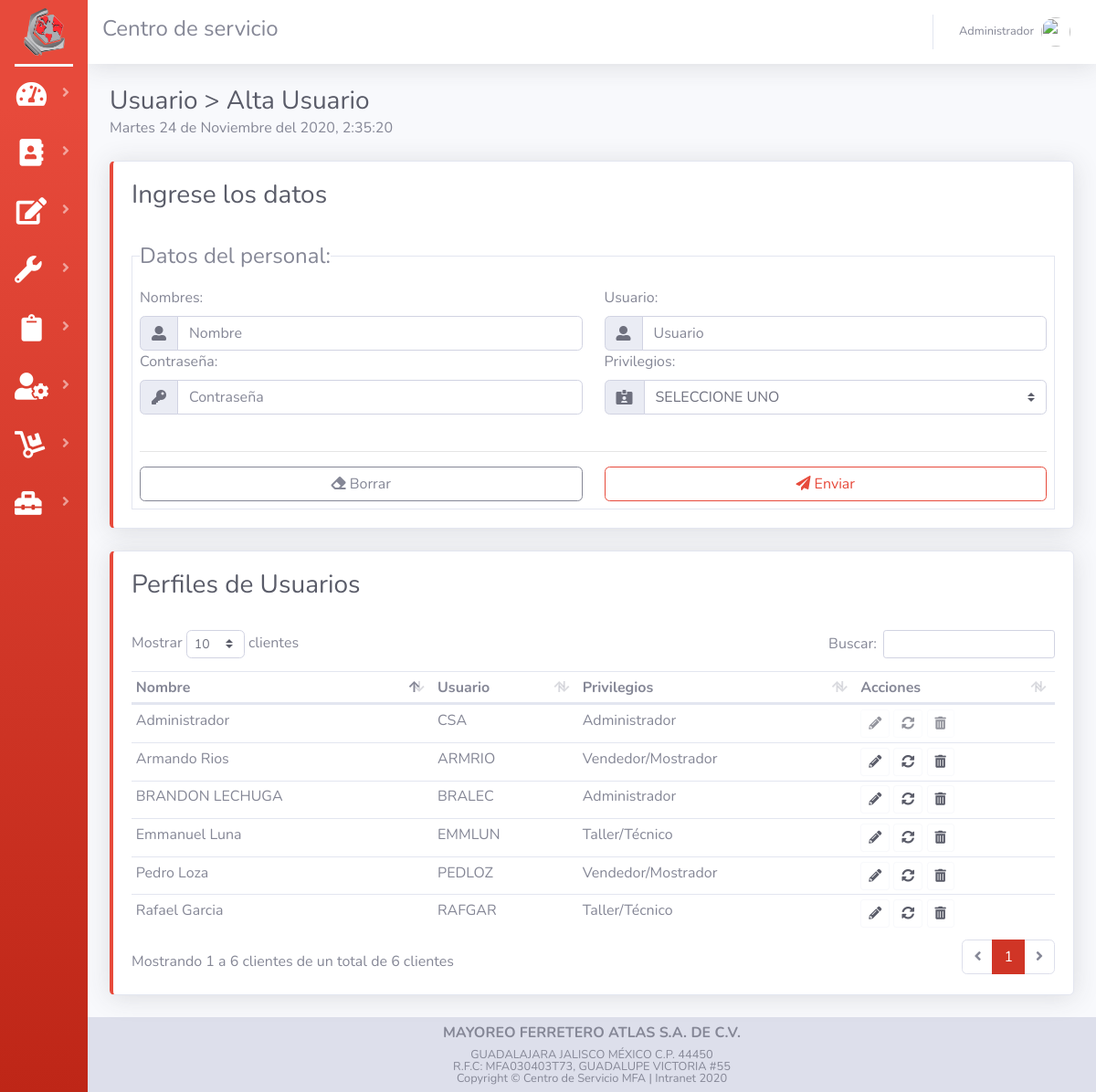
The app's page /usuario.php (signed in), older data.
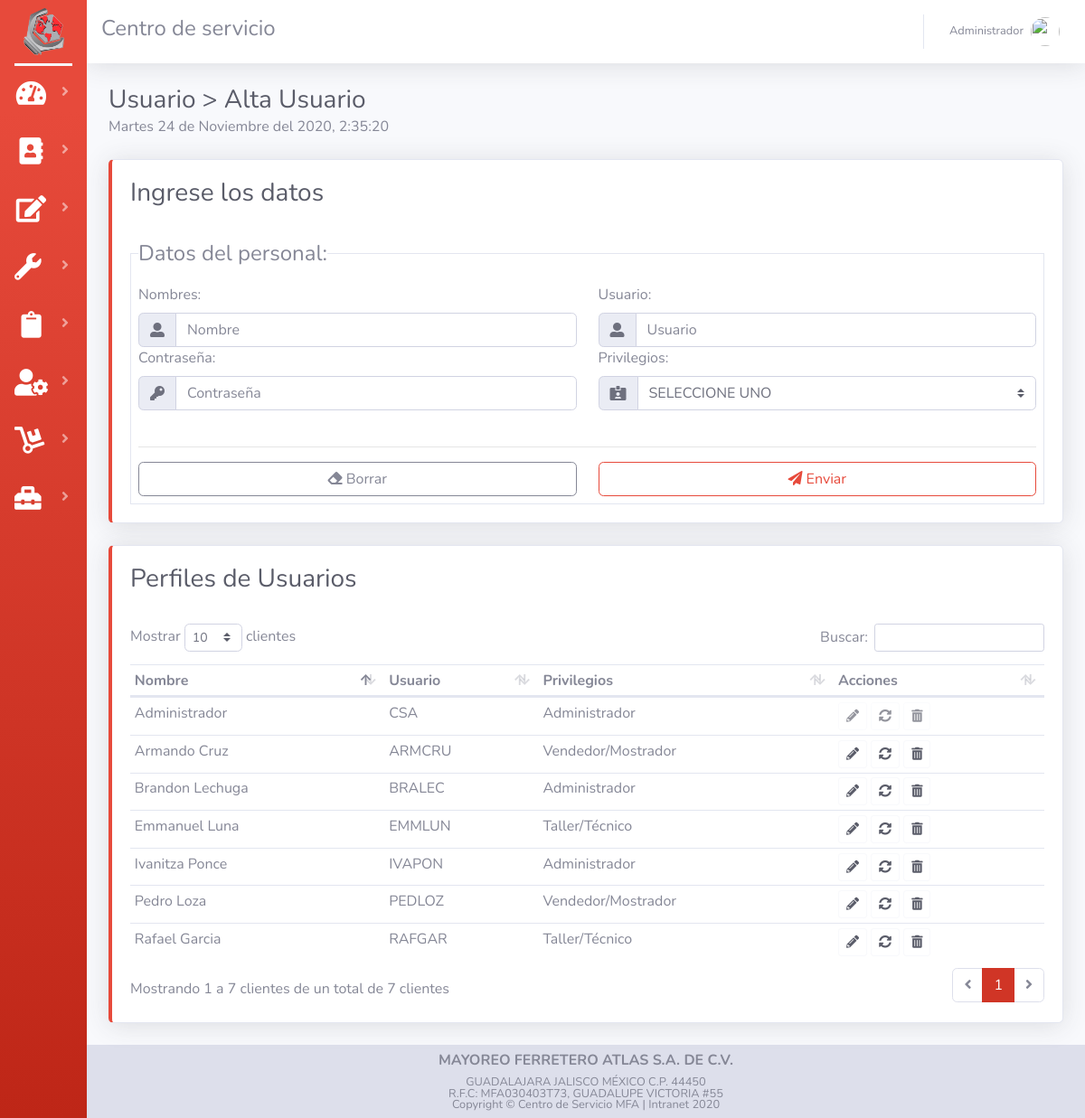
The same page, newer data.
### tables this page shows
CREATE TABLE `tab_users` (
  `code_user` int(11) NOT NULL AUTO_INCREMENT,
  `name_user` varchar(50) NOT NULL,
  `nick_user` varchar(50) NOT NULL,
  `pass_user` varchar(50) NOT NULL,
  `priv_user` int(1) NOT NULL,
  `conf_user` varchar(15) NOT NULL,
  `taller` int(11) NOT NULL,
  PRIMARY KEY (`code_user`) USING BTREE
);

### usuario.php (the view, shortened to what the changed rows need)
<?php session_start();
include("assets/controler/conexion.php");
?>
<!DOCTYPE html>
<html lang="en">
<head>
    <?php include("assets/common/header.php"); ?>
</head>
<body id="page-top">
    <div id="wrapper">
        <div id="content-wrapper" class="d-flex flex-column">
            <div id="content">
                <div class="container-fluid">
                    <div class="d-sm-flex align-items-center justify-content-between mb-4">
                        <div>
                            <h1 class='h3 mb-0 text-gray-800'>Usuario > Alta Usuario</h1>
                        </div>
                    </div>
                    <div class="row">
                        <div class="col-xl-12 col-md-12 mb-12">
                            <div class="card border-left-danger shadow ">
                                <div class="card-body">
                                    <h1 class='h3 text-gray-800'>Ingrese los datos</h1>
                                    <br>
                                </div>
                            </div>
                            <br>
                        </div>
                        <div class="col-xl-12 col-md-12 mb-12">
                            <div class="card border-left-danger shadow ">
                                <div class="card-body">
                                    <h1 class='h3 text-gray-800'>Perfiles de Usuarios</h1>
                                    <br>
                                    <div class="table-responsive">
                                        <table class="table table-hover table-sm" id="dataTableCliente" width="100%" cellspacing="0">
                                            <thead>
                                                <tr>
                                                    <th>Nombre</th>
                                                    <th>Usuario</th>
                                                    <th>Privilegios</th>
                                                    <th>Acciones</th>
                                                </tr>
                                            </thead>
                                            <tbody>
                                                <?php
                                                $queryUsuario = "SELECT * FROM tab_users";
                                                $rsUsuario = mysqli_query($con, $queryUsuario) or die("Error de consulta");
                                                while ($Usuario = mysqli_fetch_array($rsUsuario)) {
                                                    if ($Usuario['code_user']==$_SESSION['code_user']) {
                                                        $disable="disabled";
                                                    }else {
                                                        $disable="";
                                                    }
                                                    if ($Usuario['priv_user']==1) {
                                                        $privilegios="Administrador";
                                                    }elseif ($Usuario['priv_user']==2) {
                                                        $privilegios="Vendedor/Mostrador";
                                                    }else {
                                                        $privilegios="Taller/Técnico";
                                                    }
                                                    if ($Usuario['nick_user']==null) {
                                                        $class = "class='table-danger'";
                                                    }else {
                                                        $class = "";
                                                    }
                                                    echo "
                    <tr ". $class .">
                            <td>" . $Usuario['name_user'] . "</td>
                            <td>" . $Usuario['nick_user'] . "</td>
                            <td>" . $privilegios . "</td>
                            <td>
                            <button type='button' class='btn btn-outline-light text-dark btn-sm BtnMod' data-toggle='modal' data-target='#modalMod'value=" . $Usuario["code_user"] . " ".$disable.">
                            <i class='fas fa-pencil-alt'></i></button>
                            <button type='button' class='btn btn-outline-light text-dark btn-sm BtnRest' data-toggle='modal' data-target='#modalRest'value=" . $Usuario["code_user"] . " ".$disable.">
                            <i class='fas fa-sync-alt'></i></button>
                            <button type='button' class='btn btn-outline-light text-dark btn-sm BtnDel' data-toggle='modal' data-target='#modalDel'value=" . $Usuario["code_user"] . " ".$disable.">
                            <i class='fas fa-trash-alt'></i></button>
                            </td>
                        </tr>
                    ";
                                                } ?>
                                            </tbody>
                                        </table>
                                    </div>
                                </div>
                            </div>
                            <br>
                        </div>
                    </div>
                </div>
            </div>
        </div>
    </div>
</body>
</html>

Row changes from the older to the newer data that the page shows:
changed tab_users: name_user "Armando Rios" → "Armando Cruz"; nick_user "ARMRIO" → "ARMCRU"
changed tab_users "BRALEC": name_user "BRANDON LECHUGA" → "Brandon Lechuga"
added tab_users: name_user "Ivanitza Ponce", nick_user "IVAPON", priv_user "Administrador", $Usuario["code_user"] 7 (drawn)
Text that changed along with them:
text written by a page script: "Mostrar clientes Buscar: Mostrando 1 a 6 clientes de un total de 6 clientes 1" → "Mostrar clientes Buscar: Mostrando 1 a 7 clientes de un total de 7 clientes 1"
